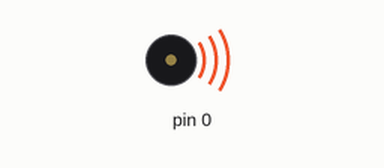
This sketch was run on a simulated Arduino Uno, built with avr-gcc and run on an emulated ATmega328P. Shown: buzzer (waves = sounding). Sleep ends after the set time or at an interrupt. At 22.5 s the program stops and its outputs stay as they are.

Above: at 0.1 s.
At 22.6 s:
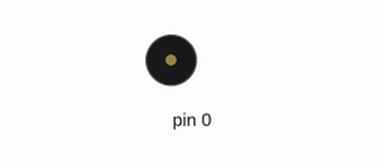
Timing chart, 0 to 24.0 s (numbered marks = the images above):
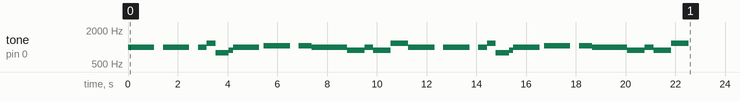

The sketch:

buzzer_melodies_rtttl.ino
```cpp
// A fun sketch to demonstrate the use of the tone() function written by Brett Hagman.

// This plays RTTTL (RingTone Text Transfer Language) songs using the
// now built-in tone() command in Wiring and Arduino.
// Written by Brett Hagman
// http://www.roguerobotics.com/

#include <avr/sleep.h>
#include <avr/power.h>
#include <avr/wdt.h>

const int tonePin = PB0;

#define OCTAVE_OFFSET 0

// These values can also be found as constants in the Tone library (Tone.h)
int notes[] = { 0,
                262, 277, 294, 311, 330, 349, 370, 392, 415, 440, 466, 494,
                523, 554, 587, 622, 659, 698, 740, 784, 831, 880, 932, 988,
                1047, 1109, 1175, 1245, 1319, 1397, 1480, 1568, 1661, 1760, 1865, 1976,
                2093, 2217, 2349, 2489, 2637, 2794, 2960, 3136, 3322, 3520, 3729, 3951
              };

//char *song = "The Simpsons:d=4,o=5,b=160:c.6,e6,f#6,8a6,g.6,e6,c6,8a,8f#,8f#,8f#,2g,8p,8p,8f#,8f#,8f#,8g,a#.,8c6,8c6,8c6,c6";
//char *song = "Indiana:d=4,o=5,b=250:e,8p,8f,8g,8p,1c6,8p.,d,8p,8e,1f,p.,g,8p,8a,8b,8p,1f6,p,a,8p,8b,2c6,2d6,2e6,e,8p,8f,8g,8p,1c6,p,d6,8p,8e6,1f.6,g,8p,8g,e.6,8p,d6,8p,8g,e.6,8p,d6,8p,8g,f.6,8p,e6,8p,8d6,2c6";
//char *song = "TakeOnMe:d=4,o=4,b=160:8f#5,8f#5,8f#5,8d5,8p,8b,8p,8e5,8p,8e5,8p,8e5,8g#5,8g#5,8a5,8b5,8a5,8a5,8a5,8e5,8p,8d5,8p,8f#5,8p,8f#5,8p,8f#5,8e5,8e5,8f#5,8e5,8f#5,8f#5,8f#5,8d5,8p,8b,8p,8e5,8p,8e5,8p,8e5,8g#5,8g#5,8a5,8b5,8a5,8a5,8a5,8e5,8p,8d5,8p,8f#5,8p,8f#5,8p,8f#5,8e5,8e5";
//char *song = "Entertainer:d=4,o=5,b=140:8d,8d#,8e,c6,8e,c6,8e,2c.6,8c6,8d6,8d#6,8e6,8c6,8d6,e6,8b,d6,2c6,p,8d,8d#,8e,c6,8e,c6,8e,2c.6,8p,8a,8g,8f#,8a,8c6,e6,8d6,8c6,8a,2d6";
//char *song = "Muppets:d=4,o=5,b=250:c6,c6,a,b,8a,b,g,p,c6,c6,a,8b,8a,8p,g.,p,e,e,g,f,8e,f,8c6,8c,8d,e,8e,8e,8p,8e,g,2p,c6,c6,a,b,8a,b,g,p,c6,c6,a,8b,a,g.,p,e,e,g,f,8e,f,8c6,8c,8d,e,8e,d,8d,c";
//char *song = "Xfiles:d=4,o=5,b=125:e,b,a,b,d6,2b.,1p,e,b,a,b,e6,2b.,1p,g6,f#6,e6,d6,e6,2b.,1p,g6,f#6,e6,d6,f#6,2b.,1p,e,b,a,b,d6,2b.,1p,e,b,a,b,e6,2b.,1p,e6,2b.";
//char *song = "Looney:d=4,o=5,b=140:32p,c6,8f6,8e6,8d6,8c6,a.,8c6,8f6,8e6,8d6,8d#6,e.6,8e6,8e6,8c6,8d6,8c6,8e6,8c6,8d6,8a,8c6,8g,8a#,8a,8f";
//char *song = "20thCenFox:d=16,o=5,b=140:b,8p,b,b,2b,p,c6,32p,b,32p,c6,32p,b,32p,c6,32p,b,8p,b,b,b,32p,b,32p,b,32p,b,32p,b,32p,b,32p,b,32p,g#,32p,a,32p,b,8p,b,b,2b,4p,8e,8g#,8b,1c#6,8f#,8a,8c#6,1e6,8a,8c#6,8e6,1e6,8b,8g#,8a,2b";
//char *song = "Bond:d=4,o=5,b=80:32p,16c#6,32d#6,32d#6,16d#6,8d#6,16c#6,16c#6,16c#6,16c#6,32e6,32e6,16e6,8e6,16d#6,16d#6,16d#6,16c#6,32d#6,32d#6,16d#6,8d#6,16c#6,16c#6,16c#6,16c#6,32e6,32e6,16e6,8e6,16d#6,16d6,16c#6,16c#7,c.7,16g#6,16f#6,g#.6";
//char *song = "MASH:d=8,o=5,b=140:4a,4g,f#,g,p,f#,p,g,p,f#,p,2e.,p,f#,e,4f#,e,f#,p,e,p,4d.,p,f#,4e,d,e,p,d,p,e,p,d,p,2c#.,p,d,c#,4d,c#,d,p,e,p,4f#,p,a,p,4b,a,b,p,a,p,b,p,2a.,4p,a,b,a,4b,a,b,p,2a.,a,4f#,a,b,p,d6,p,4e.6,d6,b,p,a,p,2b";
//char *song = "StarWars:d=4,o=5,b=45:32p,32f#,32f#,32f#,8b.,8f#.6,32e6,32d#6,32c#6,8b.6,16f#.6,32e6,32d#6,32c#6,8b.6,16f#.6,32e6,32d#6,32e6,8c#.6,32f#,32f#,32f#,8b.,8f#.6,32e6,32d#6,32c#6,8b.6,16f#.6,32e6,32d#6,32c#6,8b.6,16f#.6,32e6,32d#6,32e6,8c#6";
//char *song = "GoodBad:d=4,o=5,b=56:32p,32a#,32d#6,32a#,32d#6,8a#.,16f#.,16g#.,d#,32a#,32d#6,32a#,32d#6,8a#.,16f#.,16g#.,c#6,32a#,32d#6,32a#,32d#6,8a#.,16f#.,32f.,32d#.,c#,32a#,32d#6,32a#,32d#6,8a#.,16g#.,d#";
//char *song = "TopGun:d=4,o=4,b=31:32p,16c#,16g#,16g#,32f#,32f,32f#,32f,16d#,16d#,32c#,32d#,16f,32d#,32f,16f#,32f,32c#,16f,d#,16c#,16g#,16g#,32f#,32f,32f#,32f,16d#,16d#,32c#,32d#,16f,32d#,32f,16f#,32f,32c#,g#";
//char *song = "A-Team:d=8,o=5,b=125:4d#6,a#,2d#6,16p,g#,4a#,4d#.,p,16g,16a#,d#6,a#,f6,2d#6,16p,c#.6,16c6,16a#,g#.,2a#";
//char *song = "Flinstones:d=4,o=5,b=40:32p,16f6,16a#,16a#6,32g6,16f6,16a#.,16f6,32d#6,32d6,32d6,32d#6,32f6,16a#,16c6,d6,16f6,16a#.,16a#6,32g6,16f6,16a#.,32f6,32f6,32d#6,32d6,32d6,32d#6,32f6,16a#,16c6,a#,16a6,16d.6,16a#6,32a6,32a6,32g6,32f#6,32a6,8g6,16g6,16c.6,32a6,32a6,32g6,32g6,32f6,32e6,32g6,8f6,16f6,16a#.,16a#6,32g6,16f6,16a#.,16f6,32d#6,32d6,32d6,32d#6,32f6,16a#,16c.6,32d6,32d#6,32f6,16a#,16c.6,32d6,32d#6,32f6,16a#6,16c7,8a#.6";
//char *song = "Jeopardy:d=4,o=6,b=125:c,f,c,f5,c,f,2c,c,f,c,f,a.,8g,8f,8e,8d,8c#,c,f,c,f5,c,f,2c,f.,8d,c,a#5,a5,g5,f5,p,d#,g#,d#,g#5,d#,g#,2d#,d#,g#,d#,g#,c.7,8a#,8g#,8g,8f,8e,d#,g#,d#,g#5,d#,g#,2d#,g#.,8f,d#,c#,c,p,a#5,p,g#.5,d#,g#";
//char *song = "Gadget:d=16,o=5,b=50:32d#,32f,32f#,32g#,a#,f#,a,f,g#,f#,32d#,32f,32f#,32g#,a#,d#6,4d6,32d#,32f,32f#,32g#,a#,f#,a,f,g#,f#,8d#";
//char *song = "Smurfs:d=32,o=5,b=200:4c#6,16p,4f#6,p,16c#6,p,8d#6,p,8b,p,4g#,16p,4c#6,p,16a#,p,8f#,p,8a#,p,4g#,4p,g#,p,a#,p,b,p,c6,p,4c#6,16p,4f#6,p,16c#6,p,8d#6,p,8b,p,4g#,16p,4c#6,p,16a#,p,8b,p,8f,p,4f#";
//char *song = "MahnaMahna:d=16,o=6,b=125:c#,c.,b5,8a#.5,8f.,4g#,a#,g.,4d#,8p,c#,c.,b5,8a#.5,8f.,g#.,8a#.,4g,8p,c#,c.,b5,8a#.5,8f.,4g#,f,g.,8d#.,f,g.,8d#.,f,8g,8d#.,f,8g,d#,8c,a#5,8d#.,8d#.,4d#,8d#.";
//char *song = "LeisureSuit:d=16,o=6,b=56:f.5,f#.5,g.5,g#5,32a#5,f5,g#.5,a#.5,32f5,g#5,32a#5,g#5,8c#.,a#5,32c#,a5,a#.5,c#.,32a5,a#5,32c#,d#,8e,c#.,f.,f.,f.,f.,f,32e,d#,8d,a#.5,e,32f,e,32f,c#,d#.,c#";
//char *song = "MissionImp:d=16,o=6,b=95:32d,32d#,32d,32d#,32d,32d#,32d,32d#,32d,32d,32d#,32e,32f,32f#,32g,g,8p,g,8p,a#,p,c7,p,g,8p,g,8p,f,p,f#,p,g,8p,g,8p,a#,p,c7,p,g,8p,g,8p,f,p,f#,p,a#,g,2d,32p,a#,g,2c#,32p,a#,g,2c,a#5,8c,2p,32p,a#5,g5,2f#,32p,a#5,g5,2f,32p,a#5,g5,2e,d#,8d";
//char *song = "ChariotsofFire:d=16,o=5,b=85:8c#,f#.,g#.,a#.,4g#,4f,8p,8c#,f#.,g#.,a#.,2g#,8p,8c#,f#.,g#.,a#.,4g#,4f,8p,8f,f#.,f.,c#.,2c#";
char *song = "JingleBells:d=4,o=5,b=170:b,b,b,p,b,b,b,p,b,d6,g.,8a,2b.,8p,c6,c6,c6.,8c6,c6,b,b,8b,8b,b,a,a,b,2a,2d6,b,b,b,p,b,b,b,p,b,d6,g.,8a,2b.,8p,c6,c6,c6.,8c6,c6,b,b,8b,8b,b,a,a,b,2a,2d6";

/**
   Sets the MCU into a deep sleep state until a change interrupt is triggered
*/
void goToSleep() {
  set_sleep_mode(SLEEP_MODE_PWR_DOWN);
  ADCSRA = 0; // turn off ADC
  power_all_disable (); // power off ADC, Timer 0 and 1, serial interface
  sleep_enable();
  sleep_cpu(); // Sleep here and wait for the interrupt
  sleep_disable();
  power_all_enable(); // power everything back on
}

void setup(void)
{
}

#define isdigit(n) (n >= '0' && n <= '9')

void play_rtttl(char *p)
{
  // Absolutely no error checking in here

  byte default_dur = 4;
  byte default_oct = 6;
  int bpm = 63;
  int num;
  long wholenote;
  long duration;
  byte note;
  byte scale;

  // format: d=N,o=N,b=NNN:
  // find the start (skip name, etc)

  while (*p != ':') p++;   // ignore name
  p++;                     // skip ':'

  // get default duration
  if (*p == 'd')
  {
    p++; p++;              // skip "d="
    num = 0;
    while (isdigit(*p))
    {
      num = (num * 10) + (*p++ - '0');
    }
    if (num > 0) default_dur = num;
    p++;                   // skip comma
  }

  // get default octave
  if (*p == 'o')
  {
    p++; p++;              // skip "o="
    num = *p++ - '0';
    if (num >= 3 && num <= 7) default_oct = num;
    p++;                   // skip comma
  }

  // get BPM
  if (*p == 'b')
  {
    p++; p++;              // skip "b="
    num = 0;
    while (isdigit(*p))
    {
      num = (num * 10) + (*p++ - '0');
    }
    bpm = num;
    p++;                   // skip colon
  }

  // BPM usually expresses the number of quarter notes per minute
  wholenote = (60 * 1000L / bpm) * 4;  // this is the time for whole note (in milliseconds)

  // now begin note loop
  while (*p)
  {
    // first, get note duration, if available
    num = 0;
    while (isdigit(*p))
    {
      num = (num * 10) + (*p++ - '0');
    }

    if (num) duration = wholenote / num;
    else duration = wholenote / default_dur;  // we will need to check if we are a dotted note after

    // now get the note
    note = 0;

    switch (*p)
    {
      case 'c':
        note = 1;
        break;
      case 'd':
        note = 3;
        break;
      case 'e':
        note = 5;
        break;
      case 'f':
        note = 6;
        break;
      case 'g':
        note = 8;
        break;
      case 'a':
        note = 10;
        break;
      case 'b':
        note = 12;
        break;
      case 'p':
      default:
        note = 0;
    }
    p++;

    // now, get optional '#' sharp
    if (*p == '#')
    {
      note++;
      p++;
    }

    // now, get optional '.' dotted note
    if (*p == '.')
    {
      duration += duration / 2;
      p++;
    }

    // now, get scale
    if (isdigit(*p))
    {
      scale = *p - '0';
      p++;
    }
    else
    {
      scale = default_oct;
    }

    scale += OCTAVE_OFFSET;

    if (*p == ',')
      p++;       // skip comma for next note (or we may be at the end)

    // now play the note

    if (note)
    {
      tone(tonePin, notes[(scale - 4) * 12 + note]);
      delay(duration);
      noTone(tonePin);
    }
    else
    {
      delay(duration);
    }
  }
}

void loop(void)
{
  play_rtttl(song);
  goToSleep();
}
```

Measured:
- by itself, tone on pin 0: plays 988 Hz for 1.1 s, 988 Hz for 1.1 s, 988 Hz for 0.35 s, 1175 Hz for 0.35 s, 784 Hz for 0.53 s, 880 Hz for 0.18 s … (28 notes in this stretch)
